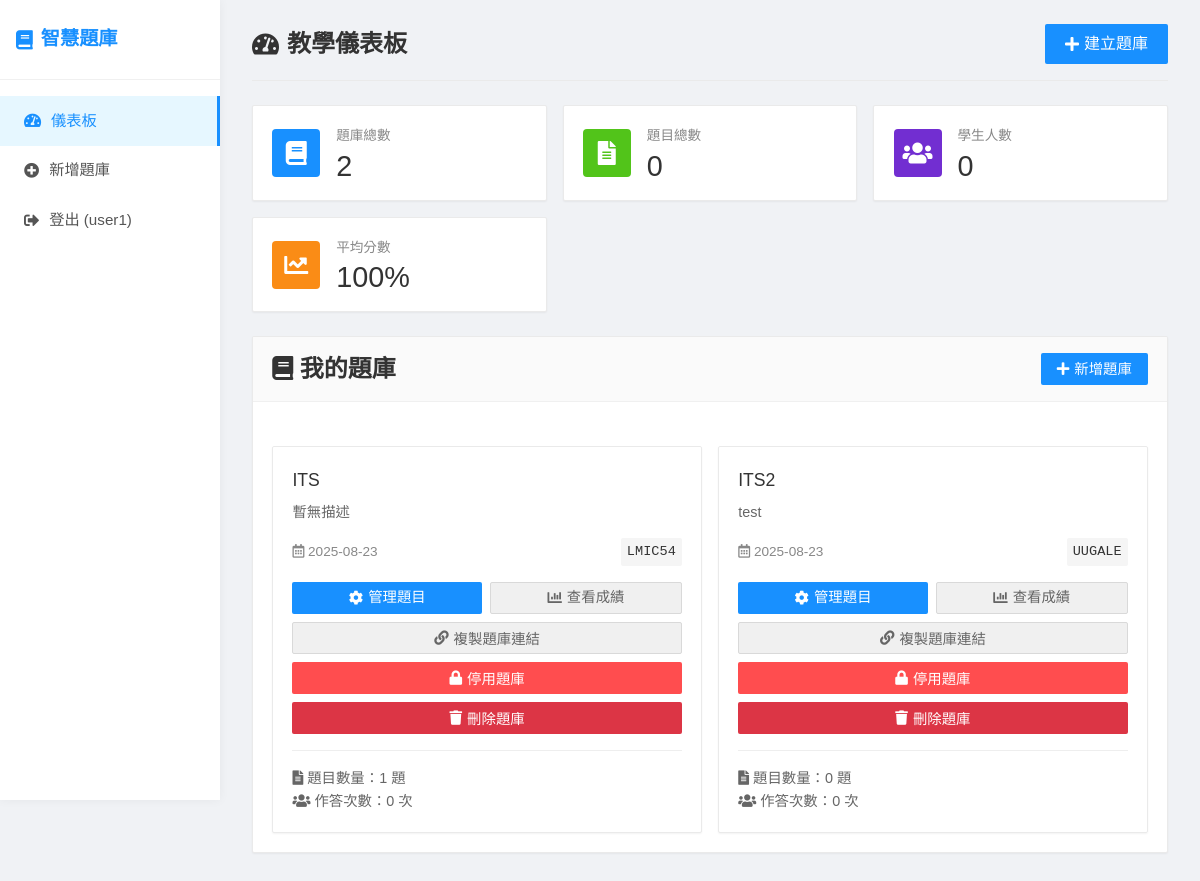
The app's page /teacher-dashboard (signed in), older data.
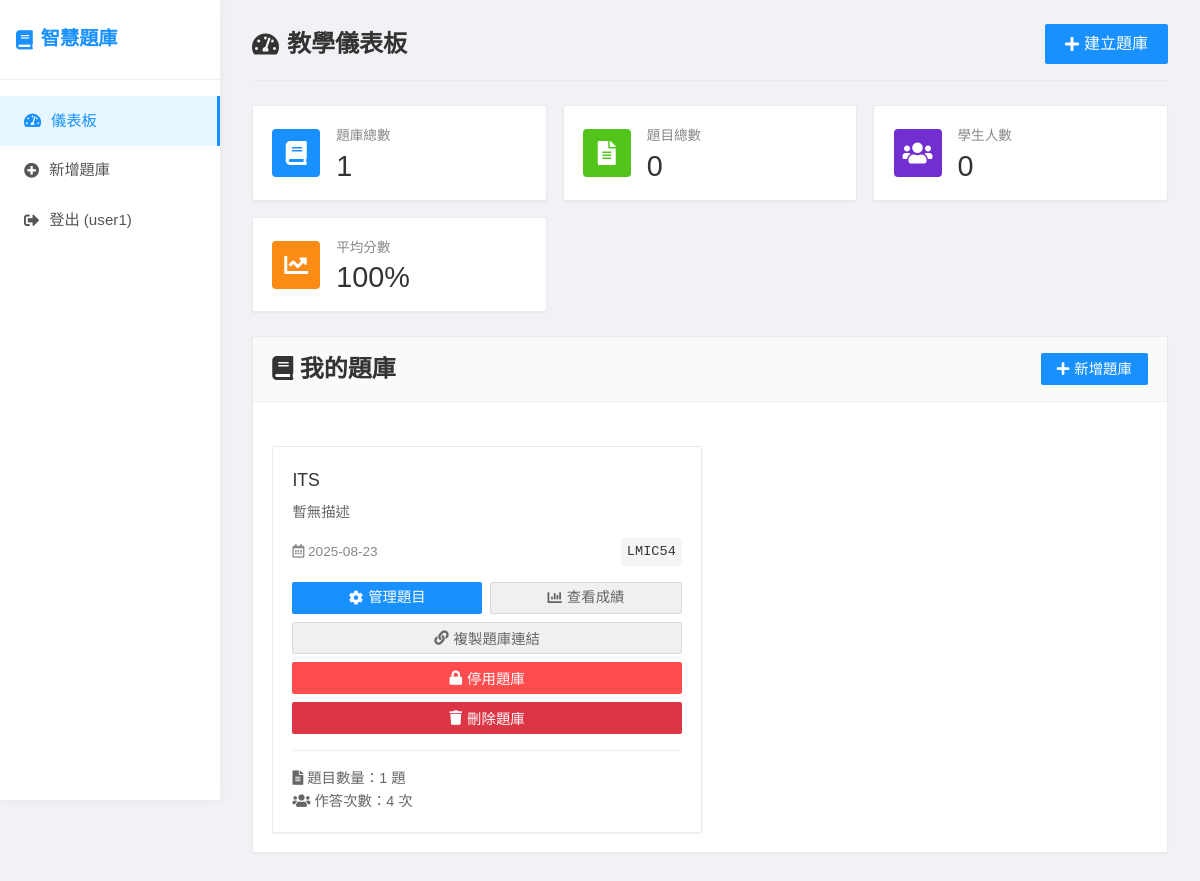
The same page, newer data.
### app.py (models this page shows)
class QuizBank(db.Model):
    id = db.Column(db.Integer, primary_key=True)
    title = db.Column(db.String(200), nullable=False)
    description = db.Column(db.Text)
    access_code = db.Column(db.String(10), unique=True, nullable=False)
    is_active = db.Column(db.Boolean, default=True)
    quiz_mode = db.Column(db.String(20), default='fixed')
    session_question_count = db.Column(db.Integer, default=10)
    category_ratios = db.Column(db.Text)
    scoring_mode = db.Column(db.String(20), default='explicit')  # explicit | average
    scoring_total_points = db.Column(db.Float, default=100)
    created_at = db.Column(db.DateTime, default=datetime.utcnow)
    teacher_id = db.Column(db.Integer, db.ForeignKey('user.id'), nullable=False)
    questions = db.relationship('Question', backref='quiz_bank', lazy=True, cascade='all, delete-orphan')
    submissions = db.relationship('Submission', backref='quiz_bank', lazy=True)

### app.py (the view)
@app.route('/teacher-dashboard')
@login_required
def teacher_dashboard():
    quiz_banks = QuizBank.query.filter_by(teacher_id=current_user.id).all()
    return render_template('teacher_dashboard.html', quiz_banks=quiz_banks)

### app.py (called while the page is built)
@login_manager.user_loader
def load_user(user_id):
    return User.query.get(int(user_id))

### templates/teacher_dashboard.html (shortened to what the changed rows need)
{% extends "base.html" %}
{% block content %}
<div class="page-header">
    <h1><i class="fas fa-tachometer-alt"></i> 教學儀表板</h1>
</div>
<div class="stats-cards">
    <div class="stat-card">
        <div class="stat-content">
            <div class="stat-title">題庫總數</div>
            <div class="stat-value">{{ quiz_banks|length }}</div>
        </div>
    </div>
            <div class="stat-value">{% set total_questions = 0 %}{% for bank in quiz_banks %}{% set total_questions = total_questions + bank.questions|length %}{% endfor %}{{ total_questions }}</div>
            <div class="stat-value">{% set total_submissions = 0 %}{% for bank in quiz_banks %}{% set total_submissions = total_submissions + bank.submissions|length %}{% endfor %}{{ total_submissions }}</div>
</div>
<div class="card">
    <div class="card-header">
        <h2><i class="fas fa-book"></i> 我的題庫</h2>
    </div>
    <div class="card-body">
        {% if quiz_banks %}
            <div class="quiz-banks-grid">
                {% for quiz_bank in quiz_banks %}
                <div class="quiz-bank-card">
                    <div class="quiz-bank-title">{{ quiz_bank.title }}</div>
                    <div class="quiz-bank-description">
                        {{ quiz_bank.description if quiz_bank.description else '暫無描述' }}
                    </div>
                    <div class="quiz-bank-info">
                        <span><i class="far fa-calendar-alt"></i> {{ quiz_bank.created_at.strftime('%Y-%m-%d') }}</span>
                        <span class="access-code">{{ quiz_bank.access_code }}</span>
                    </div>
                    <div style="display: flex; gap: 0.5rem; margin-top: 1rem;">
                        <a href="{{ url_for('manage_quiz_bank', quiz_bank_id=quiz_bank.id) }}" class="btn" style="flex: 1; text-align: center;">
                            <i class="fas fa-cog"></i> 管理題目
                        </a>
                        <a href="{{ url_for('view_submissions_page', quiz_bank_id=quiz_bank.id) }}" class="btn btn-secondary" style="flex: 1; text-align: center;">
                            <i class="fas fa-chart-bar"></i> 查看成績
                        </a>
                    </div>
                    <div style="margin-top: 0.5rem;">
                        <button onclick="copyQuizLink('{{ quiz_bank.access_code }}')" class="btn btn-secondary" style="width: 100%;">
                            <i class="fas fa-link"></i> 複製題庫連結
                        </button>
                    </div>
                    <div style="margin-top: 0.5rem;">
                        <button onclick="toggleQuizBank({{ quiz_bank.id }}, {{ quiz_bank.is_active|lower }})"
                                class="btn {{ 'btn-danger' if quiz_bank.is_active else 'btn-success' }}"
                                style="width: 100%;">
                            <i class="fas fa-{{ 'lock' if quiz_bank.is_active else 'lock-open' }}"></i>
                            {{ '停用題庫' if quiz_bank.is_active else '啟用題庫' }}
                        </button>
                    </div>
                    <div style="margin-top: 0.5rem;">
                        <button onclick="deleteQuizBank({{ quiz_bank.id }})"
                                class="btn btn-danger"
                                style="width: 100%; background-color: #dc3545;">
                            <i class="fas fa-trash"></i> 刪除題庫
                        </button>
                    </div>
                    <div style="margin-top: 1rem; padding-top: 1rem; border-top: 1px solid #eee; font-size: 0.9rem; color: #666;">
                        <div><i class="fas fa-file-alt"></i> 題目數量：{{ quiz_bank.questions|length }} 題</div>
                        <div><i class="fas fa-users"></i> 作答次數：{{ quiz_bank.submissions|length }} 次</div>
                    </div>
                </div>
                {% endfor %}
            </div>
        {% endif %}
    </div>
</div>
{% endblock %}

Row changes from the older to the newer data that the page shows:
removed QuizBank: title "ITS2", description "test", created_at "2025-08-23", access_code "UUGALE", is_active "停用題庫", questions|length "0", submissions|length "0"
computed for QuizBank "ITS": submissions|length "0" → "4"
Text that changed along with them:
{{ quiz_banks|length }}: "2" → "1"
